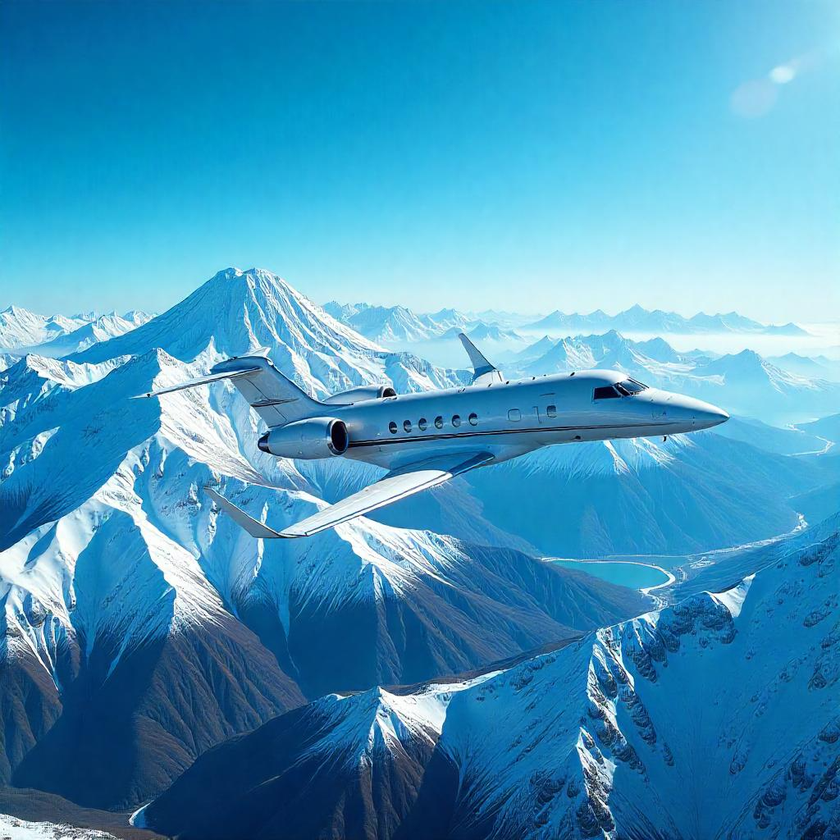
#> input picture original_image.png, 840 x 840 px, shrunk from 1024 x 1024 before the run
$ python image_encryptor.py
#> lines starting #> are read from the running program, lines starting #| are printed output that depends on the picture
from PIL import Image
import numpy as np

def encrypt_image(input_path, output_path, key):
    # Open and convert image to RGB
#> called with input_path = 'original_image.png', output_path = 'encrypted_image.png', key = 123
    image = Image.open(input_path).convert("RGB")
    data = np.array(image)

    # Encrypt: apply XOR and reverse rows
    encrypted_data = data ^ key
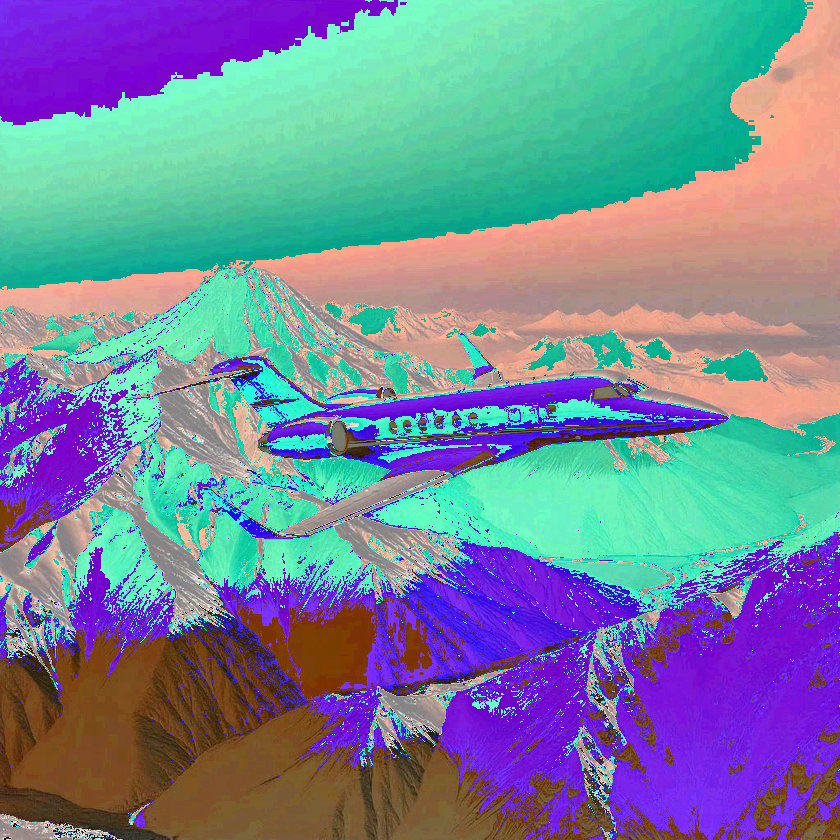
#> encrypted_data: shape (840, 840, 3); mean R, G, B 117.5, 134.3, 154.9
    encrypted_data = encrypted_data[::-1]
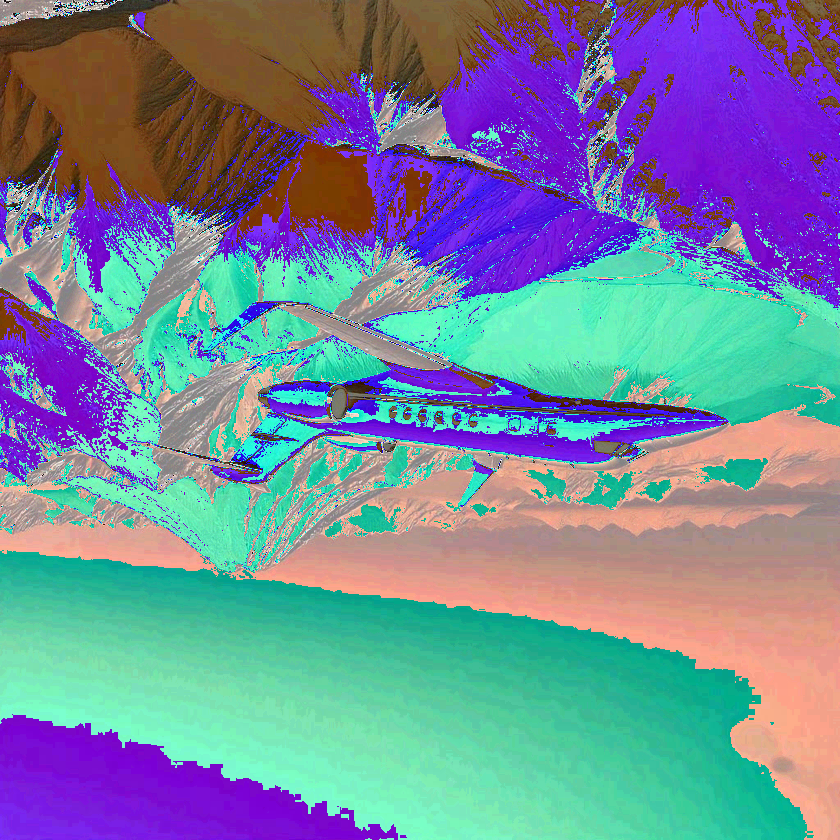
#> encrypted_data: shape (840, 840, 3); mean R, G, B 117.5, 134.3, 154.9

    encrypted_image = Image.fromarray(encrypted_data.astype('uint8'))
    encrypted_image.save(output_path)
    print(f"[+] Image encrypted and saved as {output_path}")

def decrypt_image(input_path, output_path, key):
    # Open and convert image to RGB
    image = Image.open(input_path).convert("RGB")
    data = np.array(image)

    # Decrypt: reverse rows back and apply XOR
    decrypted_data = data[::-1]
    decrypted_data = decrypted_data ^ key

    decrypted_image = Image.fromarray(decrypted_data.astype('uint8'))
    decrypted_image.save(output_path)
    print(f"[+] Image decrypted and saved as {output_path}")

if __name__ == "__main__":
    # Change the filenames as needed
    key = 123  # You can change the key (must be between 0 and 255)
    encrypt_image("original_image.png", "encrypted_image.png", key)
    decrypt_image("encrypted_image.png", "decrypted_image.jpg", key)
